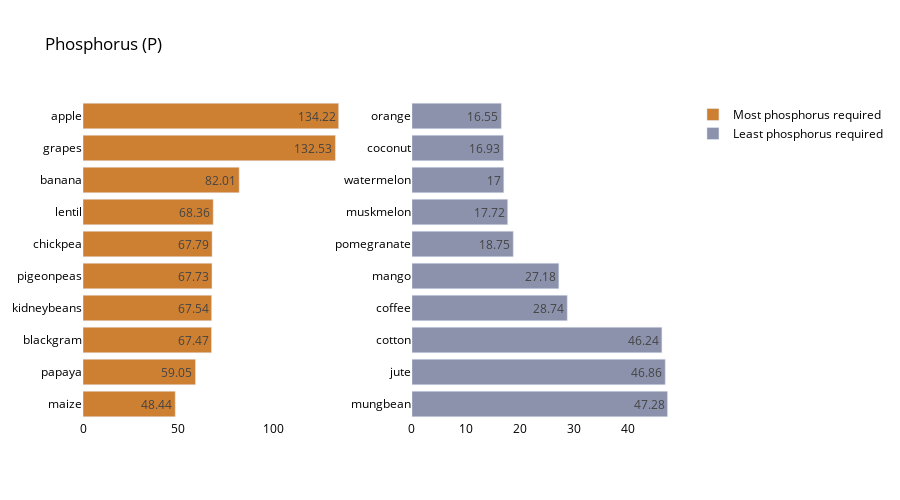

The notebook cell saved with this chart:
### Markdown cell above
<h3 style='color:red'>Phosphorus Analysis</h3>

### Code cell
crop_summary_P = crop_summary.sort_values(by='P', ascending=False)
  
fig = make_subplots(rows=1, cols=2)

top = {
    'y' : crop_summary_P['P'][0:10].sort_values().index,
    'x' : crop_summary_P['P'][0:10].sort_values()
}

last = {
    'y' : crop_summary_P['P'][-10:].index,
    'x' : crop_summary_P['P'][-10:]
}

fig.add_trace(
    go.Bar(top,
           name="Most phosphorus required",
           marker_color=random.choice(colorarr),
           orientation='h',
          text=top['x']),
    
    row=1, col=1
)

fig.add_trace(
    go.Bar(last,
           name="Least phosphorus required",
           marker_color=random.choice(colorarr),
           orientation='h',
          text=last['x']),
    row=1, col=2
)
fig.update_traces(texttemplate='%{text}', textposition='inside')
fig.update_layout(title_text="Phosphorus (P)",
                  plot_bgcolor='white',
                  font_size=12, 
                  font_color='black',
                 height=500)

fig.update_xaxes(showgrid=False)
fig.update_yaxes(showgrid=False)
fig.show()

### Figure 1 — Plotly figure (JSON) as saved in the notebook; plotly's stock layout.template omitted (floating-point values rounded to 4 significant figures)
{"data": [{"marker": {"color": "#Cd7f32"}, "name": "Most phosphorus required", "orientation": "h", "text": [48.44, 59.05, 67.47, 67.54, 67.73, 67.79, 68.36, 82.01, 132.5, 134.2], "textposition": "inside", "texttemplate": "%{text}", "type": "bar", "x": [48.44, 59.05, 67.47, 67.54, 67.73, 67.79, 68.36, 82.01, 132.5, 134.2], "xaxis": "x", "y": ["maize", "papaya", "blackgram", "kidneybeans", "pigeonpeas", "chickpea", "lentil", "banana", "grapes", "apple"], "yaxis": "y"}, {"marker": {"color": "#8c92ac"}, "name": "Least phosphorus required", "orientation": "h", "text": [47.28, 46.86, 46.24, 28.74, 27.18, 18.75, 17.72, 17.0, 16.93, 16.55], "textposition": "inside", "texttemplate": "%{text}", "type": "bar", "x": [47.28, 46.86, 46.24, 28.74, 27.18, 18.75, 17.72, 17.0, 16.93, 16.55], "xaxis": "x2", "y": ["mungbean", "jute", "cotton", "coffee", "mango", "pomegranate", "muskmelon", "watermelon", "coconut", "orange"], "yaxis": "y2"}], "layout": {"font": {"color": "black", "size": 12}, "height": 500, "plot_bgcolor": "white", "title": {"text": "Phosphorus (P)"}, "xaxis": {"anchor": "y", "domain": [0, 0.45], "showgrid": false}, "xaxis2": {"anchor": "y2", "domain": [0.55, 1], "showgrid": false}, "yaxis": {"anchor": "x", "domain": [0, 1], "showgrid": false}, "yaxis2": {"anchor": "x2", "domain": [0, 1], "showgrid": false}}}
